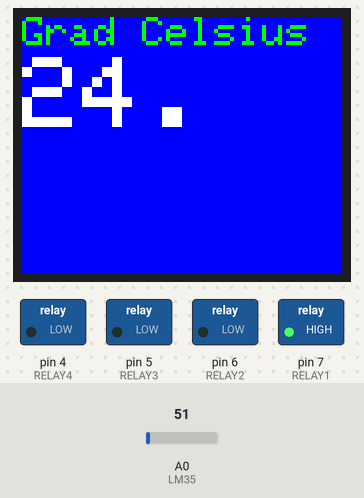
Simulated run of this sketch. Board: Arduino Uno, built with avr-gcc and run on an emulated ATmega328P. Shown: 160×128 colour display, switched loads named in the sketch (green lamp = pin HIGH). The inputs (shaded band) are chosen by the test bench; at power-on: A0 (LM35) = 51. What the sketch prints to the serial monitor is not drawn.

Above: at 8.4 s.
8.5 s: A0 (LM35) set to 61
At 13.2 s:
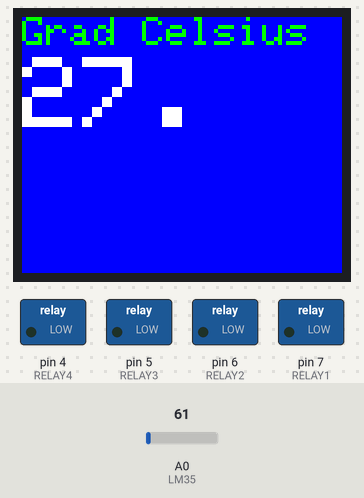
15.5 s: A0 (LM35) set to 71
At 22.2 s:
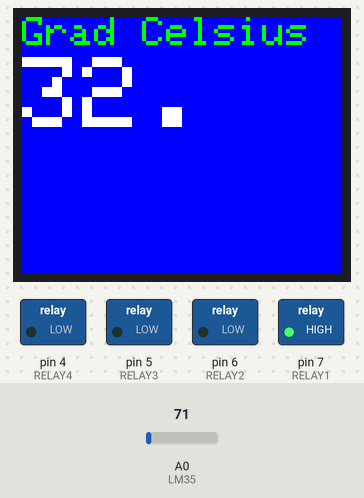
Timing chart, 0 to 23.7 s (numbered marks = the images above; inputs shaded):
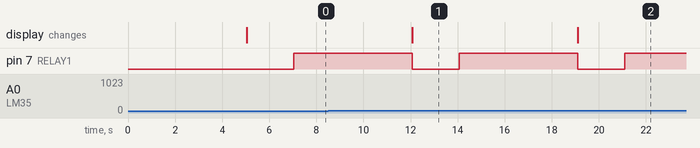

The sketch:

Temperatur.ino
```cpp
// Sensor:

int LM35 = A0;
float SensorValue = 0;
float temperatur = 0;
float temp[5];

#include <TFT.h>  // Arduino LCD library
#include <SPI.h>

// pin definition for the Uno
#define cs   10
#define dc   9
#define rst  8

TFT TFTscreen = TFT(cs, dc, rst);

char sensorPrintout[4];

// relay
#define RELAY1  7
#define RELAY2  6
#define RELAY3  5
#define RELAY4  4

void setup() {
Serial.begin(9600);

  TFTscreen.begin();

  TFTscreen.background(0, 0, 0);

  TFTscreen.stroke(255, 255, 255);
  TFTscreen.setTextSize(2);
  TFTscreen.text("Sensor Value :\n ", 0, 0);
  TFTscreen.setTextSize(8);

  pinMode(RELAY1, OUTPUT);
  pinMode(RELAY2, OUTPUT);
  pinMode(RELAY3, OUTPUT);
  pinMode(RELAY4, OUTPUT);
}

void loop() {
  {
SensorValue = analogRead(LM35);
temp[1] = (5.0 * analogRead(LM35) * 100.0) / 1024;
delay(1000); // 1 Sekunde Pause zwischen den Messungen machen
temp[2] = (5.0 * analogRead(LM35) * 100.0) / 1024;
delay(1000);
temp[3] = (5.0 * analogRead(LM35) * 100.0) / 1024;
delay(1000);
temp[4] = (5.0 * analogRead(LM35) * 100.0) / 1024;
delay(1000);
temp[5] = (5.0 * analogRead(LM35) * 100.0) / 1024;

temperatur = (temp[1] + temp[2] + temp[3] + temp[4] + temp[5])/5; //Mittelwert aus 5 Messungen bilden

Serial.print(temperatur, 1); //Ausgabe der Temperatur mit einer Nachkommastelle
Serial.println("Grad Celsius");
}
{
  TFTscreen.begin();

  String sensorVal = String(temperatur);
  sensorVal.toCharArray(sensorPrintout, 4);

  delay(1000);

  TFTscreen.background(0, 0, 255);

  TFTscreen.stroke(0, 255, 0);
  TFTscreen.setTextSize(2);
  TFTscreen.text("Grad Celsius :\n ", 0, 0);
  TFTscreen.setTextSize(5);

  TFTscreen.stroke(255,255,255);
  TFTscreen.text(sensorPrintout, 0, 20);
  }
  {
//relay

   digitalWrite(RELAY1,LOW);           // Turns ON Relays 1
   delay(2000);                                      // Wait 2 seconds
   digitalWrite(RELAY1,HIGH);          // Turns Relay Off

}
}
```

Measured:
- after the input at 8.5 s, the display: changes after 3.6 s (image 1)
- after the input at 15.5 s, the display: changes after 3.6 s (image 2)
